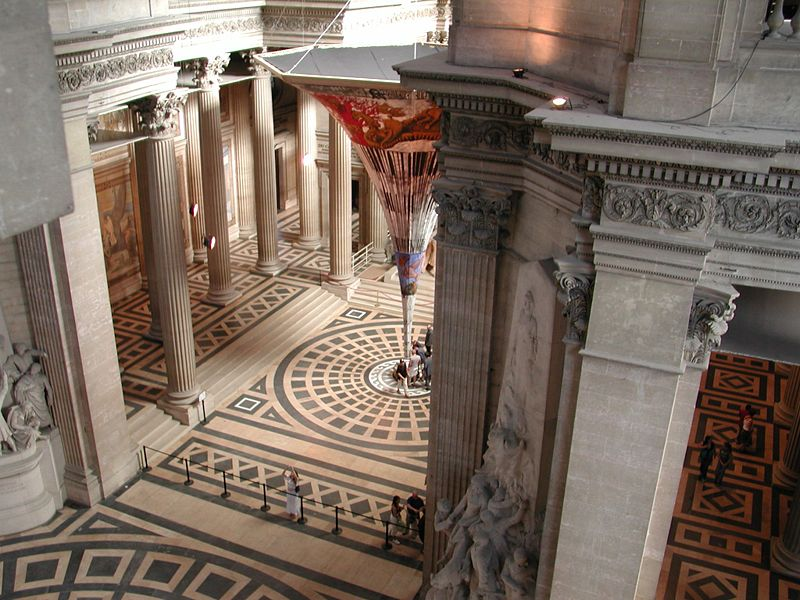
//> input picture lab_4/cmake-build-debug/ellipses.jpg, 800 x 600 px
$ ./main ellipses.jpg   (built with g++ and OpenCV 4)
//> lines starting //> are read from the running program, lines starting //| are printed output that depends on the picture; after the words box and inside, x2 and y2 are one past the last pixel; in counts of white or black regions, pixels touching at a corner belong together
### lab_4/Canny.h
#pragma once

#include <opencv4/opencv2/imgcodecs.hpp>
#include <opencv4/opencv2/highgui.hpp>
#include <opencv4/opencv2/core.hpp>
#include <opencv4/opencv2/imgproc/imgproc.hpp>


cv::Mat CannyOpenCV(const cv::Mat &);

### lab_4/Laplacian_of_Gaussian.h
#pragma once

#include <opencv4/opencv2/imgcodecs.hpp>
#include <opencv4/opencv2/highgui.hpp>
#include <opencv4/opencv2/core.hpp>
#include <opencv4/opencv2/imgproc/imgproc.hpp>


cv::Mat LaplacianOfGaussian(const cv::Mat &);

cv::Mat LaplacianOfGaussianOpenCV(const cv::Mat &);

### lab_4/Laplas.h
#pragma once

#include <opencv4/opencv2/imgcodecs.hpp>
#include <opencv4/opencv2/highgui.hpp>
#include <opencv4/opencv2/core.hpp>
#include <opencv4/opencv2/imgproc/imgproc.hpp>


cv::Mat Laplas(const cv::Mat &);

cv::Mat LaplasOpenCV(const cv::Mat &);

### lab_4/Sobel.h
#pragma once

#include <opencv4/opencv2/imgcodecs.hpp>
#include <opencv4/opencv2/highgui.hpp>
#include <opencv4/opencv2/core.hpp>
#include <opencv4/opencv2/imgproc/imgproc.hpp>

#include <cmath>


cv::Mat Sobel(const cv::Mat &);

cv::Mat SobelOpenCV(const cv::Mat &);

### lab_4/Canny.cpp
#include "Canny.h"

cv::Mat CannyOpenCV(const cv::Mat &src) {

    cv::Mat src2(src.rows, src.cols, cv::DataType<uchar>::type);
    cvtColor(src, src2, cv::ColorConversionCodes::COLOR_BGR2GRAY);

    cv::Mat canny(src.rows, src.cols, cv::DataType<uchar>::type);

    cv::Canny(src2, canny, 10, 100, 3, true);

    return canny;
}

### lab_4/Laplacian_of_Gaussian.cpp
#include "Laplacian_of_Gaussian.h"


//**************************************************************************//
cv::Mat LaplacianOfGaussian(const cv::Mat &src) {

    cv::Mat src2(src.rows, src.cols, cv::DataType<uchar>::type);
    cvtColor(src, src2, cv::ColorConversionCodes::COLOR_BGR2GRAY);

    cv::Mat gauss(src.rows, src.cols, cv::DataType<uchar>::type);
    cv::Mat laplas_of_gauss(src.rows, src.cols, cv::DataType<uchar>::type);


    cv::GaussianBlur(src2,
                     gauss,
                     cv::Size(3, 3),
                     3
    );


    int laplace_mask[9] = {0, -1, 0, -1, 4, -1, 0, -1, 0};
    std::size_t iter_array = 0;
    int val = 0;


    for (auto y = 1; y < gauss.rows - 1; ++y) {
        for (auto x = 1; x < gauss.cols - 1; ++x) {

            for (auto k = y - 1; k < y + 2; ++k) {
                for (auto l = x - 1; l < x + 2; ++l) {
                    val += laplace_mask[iter_array] * static_cast<int>(gauss.at<uchar>(k, l));
                    iter_array++;
                }
            }

            if (val < 0) val = 0;
            if (val > 255) val = 255;


            laplas_of_gauss.at<uchar>(y - 1, x - 1) = val;
            val = 0;
            iter_array = 0;
        }
    }
    return laplas_of_gauss;
}
//**************************************************************************//
cv::Mat LaplacianOfGaussianOpenCV(const cv::Mat &src) {
    cv::Mat src2(src.rows, src.cols, cv::DataType<uchar>::type);
    cvtColor(src, src2, cv::ColorConversionCodes::COLOR_BGR2GRAY);

    cv::Mat gauss(src.rows, src.cols, cv::DataType<uchar>::type);
    cv::Mat laplas_of_gauss(src.rows, src.cols, cv::DataType<uchar>::type);


    cv::GaussianBlur(src2,
                     gauss,
                     cv::Size(3, 3),
                     3
    );


    cv::Laplacian(gauss, laplas_of_gauss, CV_8U);

    return laplas_of_gauss;
}
//**************************************************************************//

### lab_4/Laplas.cpp
#include "Laplas.h"

//**************************************************************************//
cv::Mat Laplas(const cv::Mat &src) {

    cv::Mat src2(src.rows, src.cols, cv::DataType<uchar>::type);
    cvtColor(src, src2, cv::ColorConversionCodes::COLOR_BGR2GRAY);

    cv::Mat laplas(src.rows, src.cols, cv::DataType<uchar>::type);


    int laplace_mask[9] = {0, -1, 0, -1, 4, -1, 0, -1, 0};
    std::size_t iter_array = 0;
    int val = 0;


    for (auto y = 1; y < src2.rows - 1; ++y) {
        for (auto x = 1; x < src2.cols - 1; ++x) {

            for (auto k = y - 1; k < y + 2; ++k) {
                for (auto l = x - 1; l < x + 2; ++l) {
                    val += laplace_mask[iter_array] * static_cast<int>(src2.at<uchar>(k, l));
                    iter_array++;
                }
            }

            if (val < 0) val = 0;
            if (val > 255) val = 255;

            laplas.at<uchar>(y - 1, x - 1) = val;
            val = 0;
            iter_array = 0;
        }
    }
    return laplas;
}
//**************************************************************************//
cv::Mat LaplasOpenCV(const cv::Mat &src) {

    cv::Mat src2(src.rows, src.cols, cv::DataType<uchar>::type);
    cvtColor(src, src2, cv::ColorConversionCodes::COLOR_BGR2GRAY);

    cv::Mat laplas(src.rows, src.cols, cv::DataType<uchar>::type);

    cv::Laplacian(src2, laplas, CV_8U);

    return laplas;
}
//**************************************************************************//

### lab_4/Sobel.cpp
#include "Sobel.h"


//**************************************************************************//
cv::Mat Sobel(const cv::Mat &src) {

    cv::Mat src2(src.rows, src.cols, cv::DataType<uchar>::type);
    cvtColor(src, src2, cv::ColorConversionCodes::COLOR_BGR2GRAY);

    cv::Mat gauss(src.rows, src.cols, cv::DataType<uchar>::type);
    cv::Mat otsy(src.rows, src.cols, cv::DataType<uchar>::type);
    cv::Mat sobel(src.rows, src.cols, cv::DataType<uchar>::type);


    cv::GaussianBlur(src2,
                     gauss,
                     cv::Size(3, 3),
                     3
    );

    cv::threshold(gauss, otsy, 100.0, 255, cv::THRESH_BINARY);
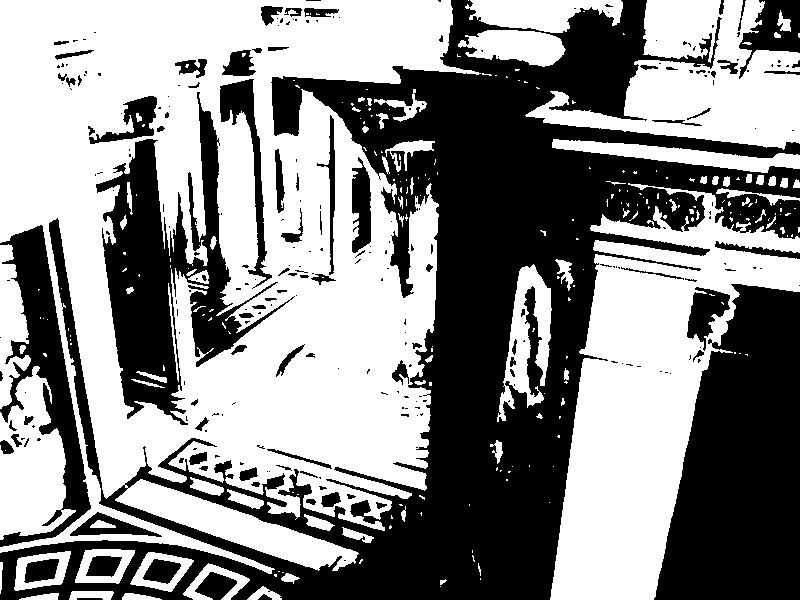
//> otsy: 600 rows x 800 cols, CV_8UC1; 54.3% white; 261 black regions (173 under 20 px), largest, box (x1, y1, x2, y2) and area: (0, 0, 800, 600) 134866, (654, 284, 800, 600) 34049, (96, 92, 295, 425) 20924


    int sobel_x[3][3] =
            {{-1, 0, 1},
             {-2, 0, 2},
             {-1, 0, 1}};

    int sobel_y[3][3] =
            {{-1, -2, -1},
             {0,  0,  0},
             {1,  2,  1}};

    for (auto x = 1; x < src2.cols - 1; ++x) {
        for (auto y = 1; y < src2.rows - 1; ++y) {

            auto pixel_x = (sobel_x[0][0] * otsy.at<uchar>(src2.cols * (y - 1) + (x - 1)))
                           + (sobel_x[0][1] * otsy.at<uchar>(src2.cols * (y - 1) + x))
                           + (sobel_x[0][2] * otsy.at<uchar>(src2.cols * (y - 1) + (x + 1)))
                           + (sobel_x[1][0] * otsy.at<uchar>(src2.cols * y + (x - 1)))
                           + (sobel_x[1][1] * otsy.at<uchar>(src2.cols * y + x))
                           + (sobel_x[1][2] * otsy.at<uchar>(src2.cols * y + (x + 1)))
                           + (sobel_x[2][0] * otsy.at<uchar>(src2.cols * (y + 1) + (x - 1)))
                           + (sobel_x[2][1] * otsy.at<uchar>(src2.cols * (y + 1) + x))
                           + (sobel_x[2][2] * otsy.at<uchar>(src2.cols * (y + 1) + (x + 1)));

            auto pixel_y = (sobel_y[0][0] * otsy.at<uchar>(src2.cols * (y - 1) + (x - 1)))
                           + (sobel_y[0][1] * otsy.at<uchar>(src2.cols * (y - 1) + x))
                           + (sobel_y[0][2] * otsy.at<uchar>(src2.cols * (y - 1) + (x + 1)))
                           + (sobel_y[1][0] * otsy.at<uchar>(src2.cols * y + (x - 1)))
                           + (sobel_y[1][1] * otsy.at<uchar>(src2.cols * y + x))
                           + (sobel_y[1][2] * otsy.at<uchar>(src2.cols * y + (x + 1)))
                           + (sobel_y[2][0] * otsy.at<uchar>(src2.cols * (y + 1) + (x - 1)))
                           + (sobel_y[2][1] * otsy.at<uchar>(src2.cols * (y + 1) + x))
                           + (sobel_y[2][2] * otsy.at<uchar>(src2.cols * (y + 1) + (x + 1)));

            int val = static_cast<int> (std::sqrt((std::pow(pixel_x, 2)) + (std::pow(pixel_y, 2))));

            if (val <= 0) val = 0;
            if (val > 255) val = 255;

            sobel.at<uchar>(src2.cols * y + x) = val;
        }
    }
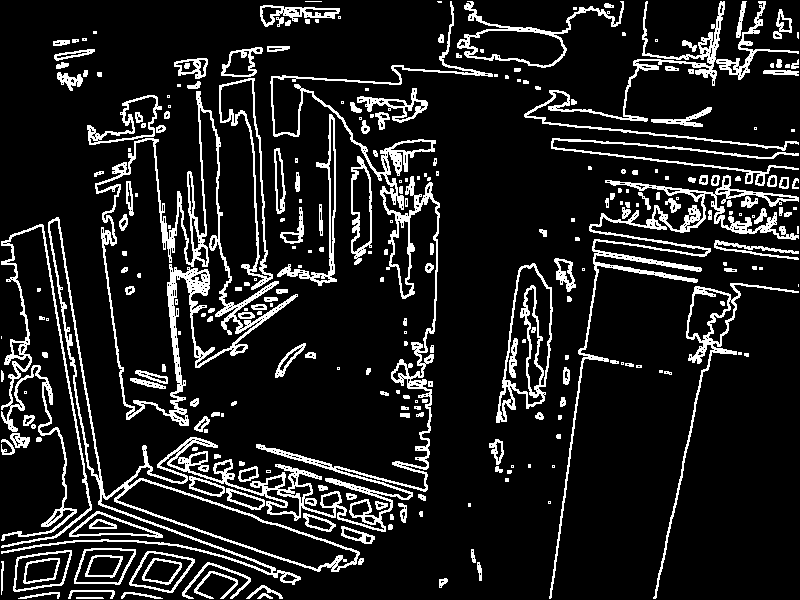
//> sobel: 600 rows x 800 cols, CV_8UC1; 12.7% white in thin lines or dots
    return sobel;
}

//**************************************************************************//
cv::Mat SobelOpenCV(const cv::Mat &src) {

    cv::Mat src2(src.rows, src.cols, cv::DataType<uchar>::type);
    cvtColor(src, src2, cv::ColorConversionCodes::COLOR_BGR2GRAY);

    cv::Mat gauss(src.rows, src.cols, cv::DataType<uchar>::type);
    cv::Mat otsy(src.rows, src.cols, cv::DataType<uchar>::type);
    cv::Mat sobel(src.rows, src.cols, cv::DataType<uchar>::type);


    cv::GaussianBlur(src2,
                     gauss,
                     cv::Size(3, 3),
                     3
    );

    cv::threshold(gauss, otsy, 100.0, 255, cv::THRESH_BINARY);
    cv::Sobel(otsy, sobel, CV_8U, 1, 1);
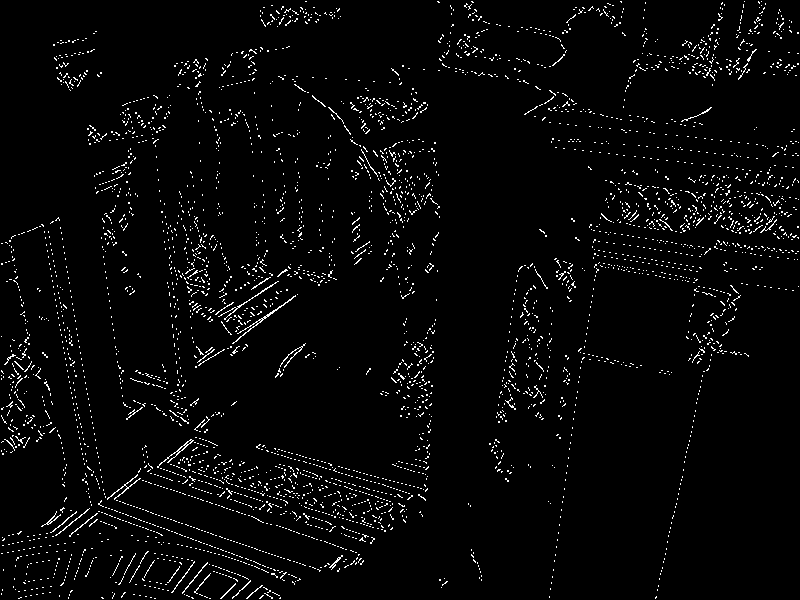
//> sobel: 600 rows x 800 cols, CV_8UC1; 3.1% white in thin lines or dots

    return sobel;
}
//**************************************************************************//

### lab_4/main.cpp
#include "Sobel.h"
#include "Laplas.h"
#include "Laplacian_of_Gaussian.h"
#include "Canny.h"


int main(int argc, char **argv) {

    cv::CommandLineParser parser(argc, argv, "{@image|ellipses.jpg|}");

    cv::imshow("original", cv::imread(parser.get<std::string>("@image"),
                                      cv::IMREAD_COLOR));

//****************************************************************************************//
    cv::imshow("Sobel", Sobel(cv::imread(parser.get<std::string>("@image"),
                                         cv::IMREAD_COLOR)));

    cv::imshow("SobelOpenCV", SobelOpenCV(cv::imread(parser.get<std::string>("@image"),
                                                     cv::IMREAD_COLOR)));
//****************************************************************************************//

//****************************************************************************************//
    cv::imshow("Laplas", Laplas(cv::imread(parser.get<std::string>("@image"),
                                           cv::IMREAD_COLOR)));
//> after the loop in Laplas, `for (auto y = 1; y < src2.rows - 1; ++y)`:
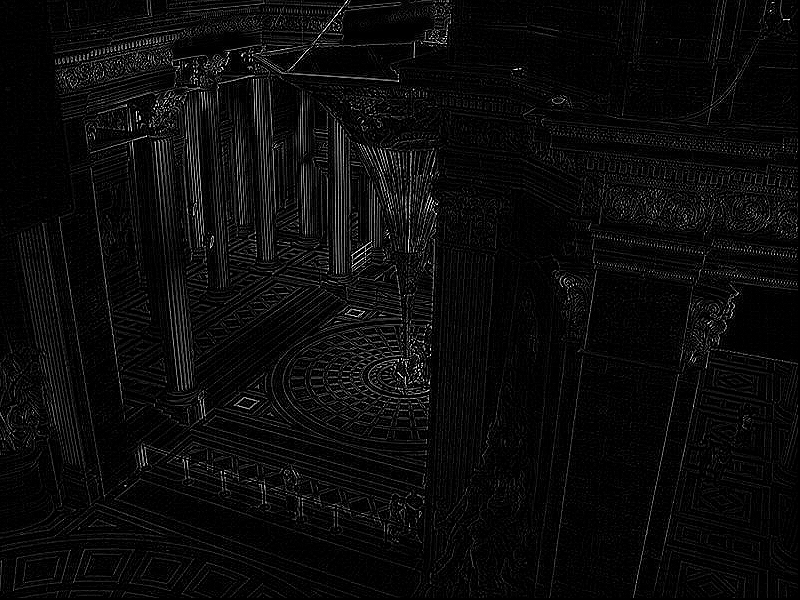
//> laplas: 600 rows x 800 cols, CV_8UC1; min 0, max 255, mean 11.1
//> after the loop in Laplas, `for (auto y = 1; y < src2.rows - 1; ++y)`: val = 0

    cv::imshow("LaplasOpenCV", LaplasOpenCV(cv::imread(parser.get<std::string>("@image"),
                                                       cv::IMREAD_COLOR)));
//> in LaplasOpenCV, `cv::Laplacian(src2, laplas, CV_8U);`:
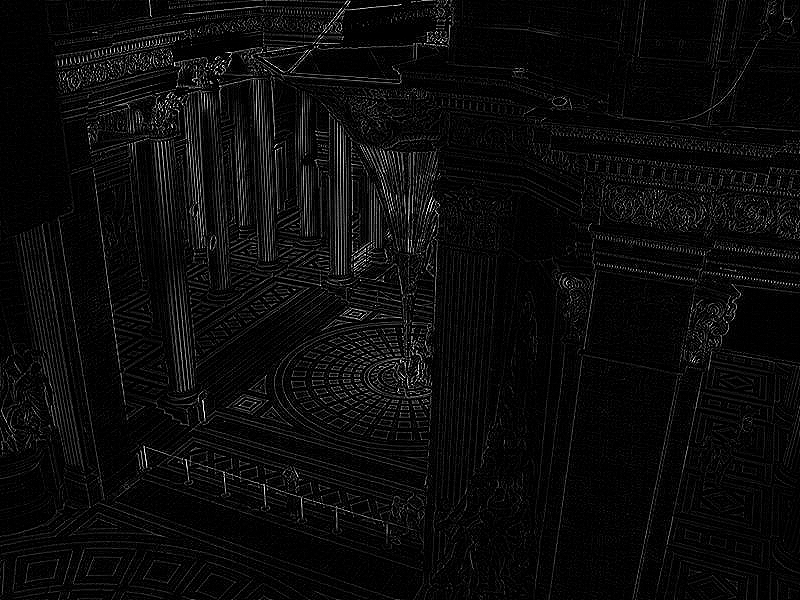
//> laplas: 600 rows x 800 cols, CV_8UC1; min 0, max 255, mean 11.1
//****************************************************************************************//

//****************************************************************************************//
    cv::imshow("LaplacianOfGaussian", LaplacianOfGaussian(
            cv::imread(parser.get<std::string>("@image"),
                       cv::IMREAD_COLOR)));
//> after the loop in LaplacianOfGaussian, `for (auto y = 1; y < gauss.rows - 1; ++y)`:
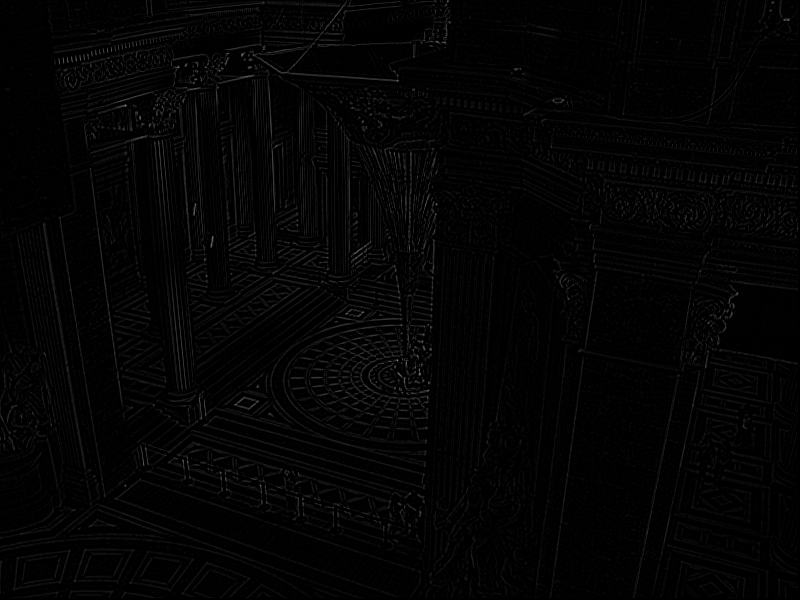
//> laplas_of_gauss: 600 rows x 800 cols, CV_8UC1; min 0, max 132, mean 3.7

    cv::imshow("LaplacianOfGaussianOpenCV", LaplacianOfGaussianOpenCV(
            cv::imread(parser.get<std::string>("@image"),
                       cv::IMREAD_COLOR)));
//****************************************************************************************//

//****************************************************************************************//
    cv::imshow("CannyOpenCV", CannyOpenCV(
            cv::imread(parser.get<std::string>("@image"),
                       cv::IMREAD_COLOR)));
//> in CannyOpenCV, `cv::Canny(src2, canny, 10, 100, 3, true);`:
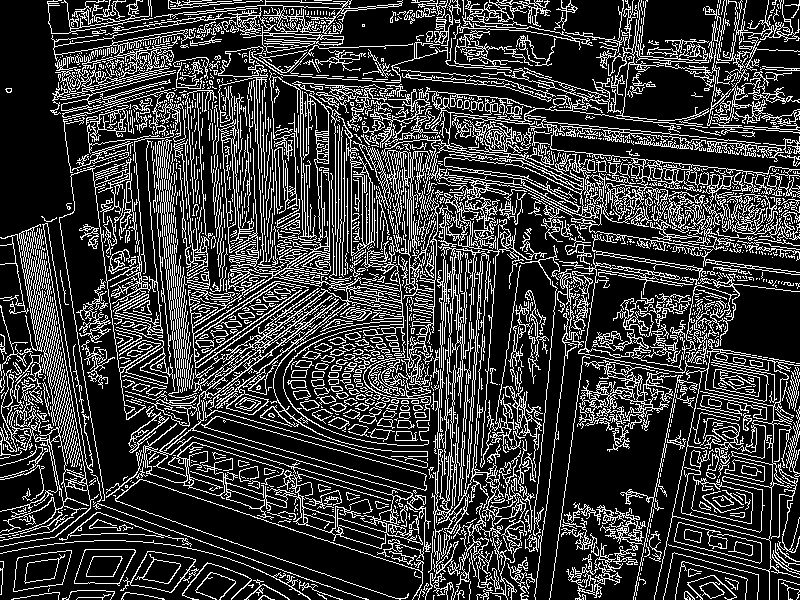
//> canny: 600 rows x 800 cols, CV_8UC1; 23.1% white in thin lines or dots
//****************************************************************************************//

    cv::waitKey();

    return 0;
}
